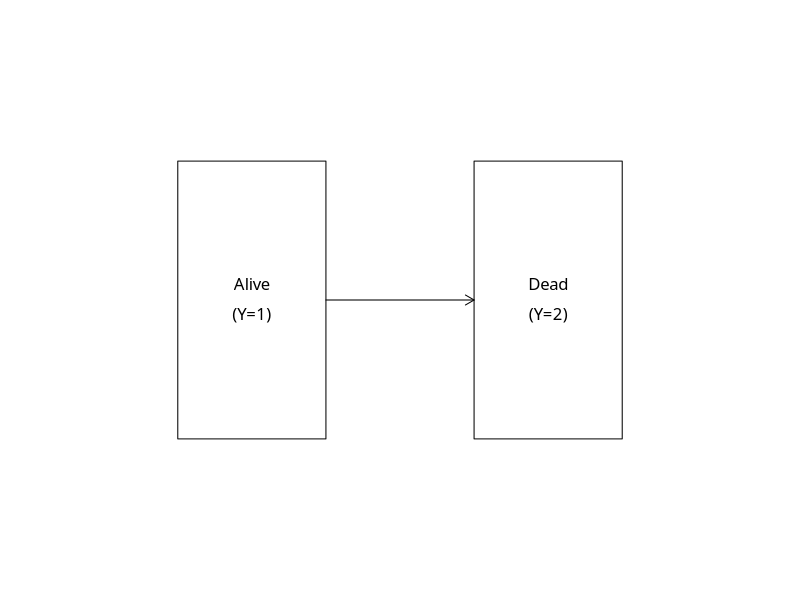

Recreate this plot in R.
## ---- chunk 1
#| echo: FALSE
#| output: FALSE
#| message: FALSE
knitr::opts_chunk$set(include = TRUE)
options(digits = 4)
library("tidyverse")
## ---- chunk 2
par(family = "Latin Modern Roman 10", mar = c(0, 0, 0, 0))

plot(0,0,xlim=c(0,100),ylim=c(0,40),type="n",axes=FALSE,xlab="",ylab="")

polygon(x=c(20,20,40,40),y=c(10,30,30,10))
polygon(x=c(20,20,40,40)+40,y=c(10,30,30,10))
arrows(x0=40,x1=60,y0=20,y1=20,len=0.1)
text(x=30,y=20,labels=c("Alive"),pos=3)
text(x=30,y=20,labels=c("(Y=1)"),pos=1)
text(x=30+40,y=20,labels=c("Dead"),pos=3)
text(x=30+40,y=20,labels=c("(Y=2)"),pos=1)
